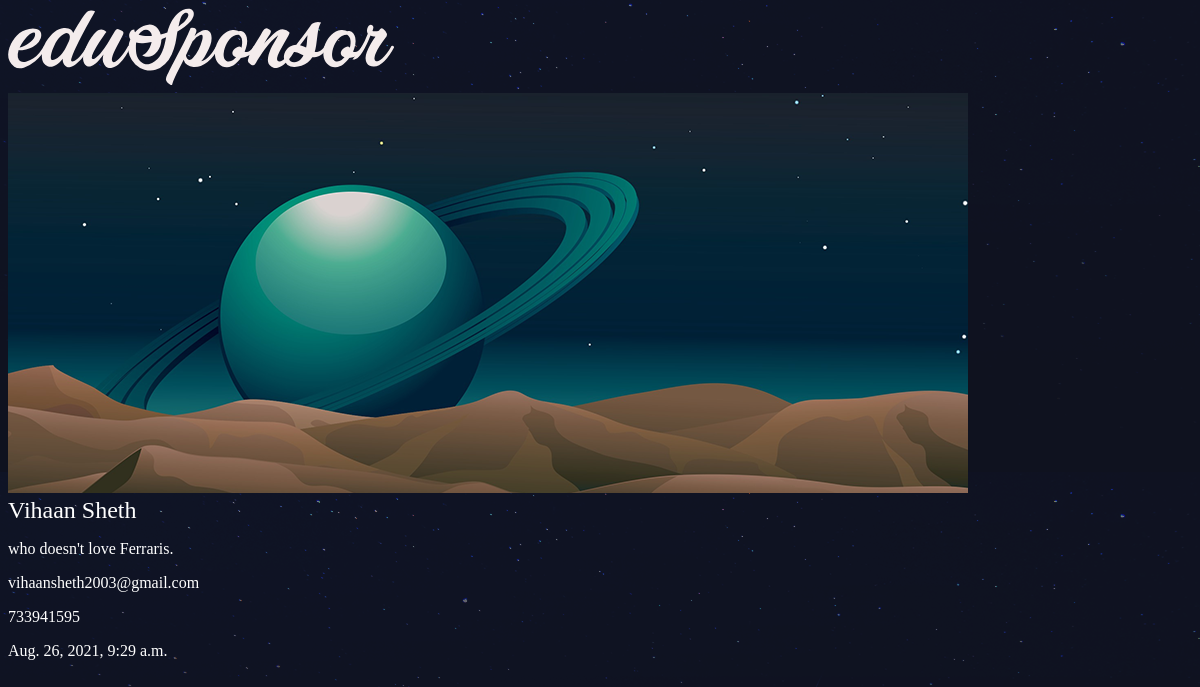
The page /donees/vihaan-sheth/ on the database its author committed.
### donees/models.py (models this page shows, shortened)
class donee(models.Model):
    name = models.CharField(max_length=200)
    slug = models.SlugField()
    message = models.TextField()
    email = models.EmailField()
    contact = models.IntegerField()
    date = models.DateTimeField(auto_now_add=True)
    thumb = models.ImageField(default='default.png', blank=True)

### donees/views.py (the view)
# urls.py: url(r'^(?P<slug>[\w-]+)/$', views.donee_detail, name="detail"),
def donee_detail(request, slug):
    anyDonee = donee.objects.get(slug=slug)
    return render(request, 'donees/donee_detail.html', {'donee': anyDonee})

### donees/templates/donees/donee_detail.html
{% extends 'base_layout.html' %}
{% block content %}
<div class="donee-detail">
  <div class="donee">
    <img src="{{donee.thumb.url}}"/>
    <h2>{{ donee.name }}</h2>
    <p>{{ donee.message }}</p>
    <p>{{ donee.email }}</p>
    <p>{{ donee.contact }}</p>
    <p>{{ donee.date }}</p>
  </div>
</div>
{% endblock %}

### assets/style.css (style rules this page uses)
body { background-color: #0f121f; background-image: url(/static/stars.png); background-repeat-y: no-repeat; color: #fff; }
body * { font-family: Ubuntu; }
h1, h2, h3, h4, h5 { font-weight: normal; margin: 0; }

### rows shown on the page
donee: thumb (placeholder picture), name "Vihaan Sheth", message "who doesn't love Ferraris.", email "vihaansheth2003@gmail.com", contact "733941595", date "Aug. 26, 2021, 9:29 a.m."
